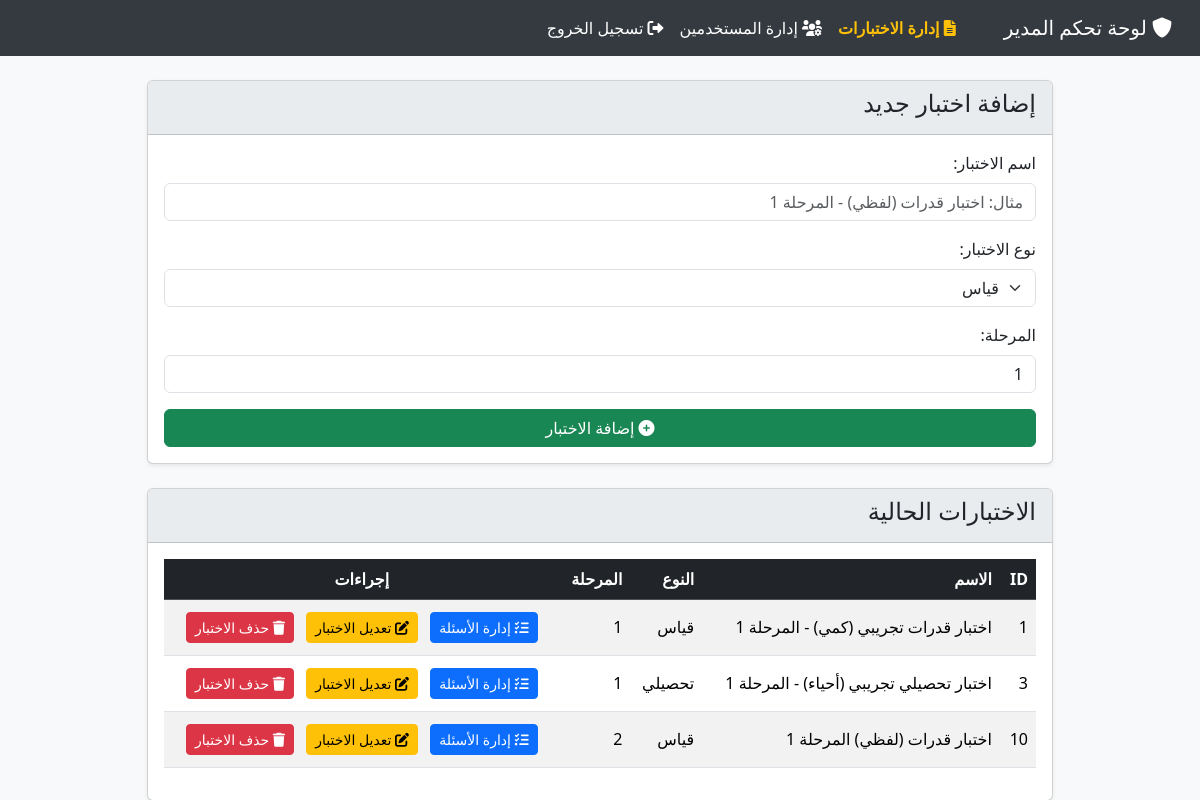
Page /admin/manage-tests (signed in) on the committed database.
### tables this page shows
CREATE TABLE tests (
            id INTEGER PRIMARY KEY AUTOINCREMENT,
            name TEXT NOT NULL,
            type TEXT NOT NULL CHECK(type IN ('قياس', 'تحصيلي')),
            level INTEGER NOT NULL DEFAULT 1
        );

### app.py (the view, shortened to what this page needs)
@admin_bp.route('/manage-tests', methods=['GET', 'POST'])
def manage_tests():
    conn = None
    current_tests = []
    try:
        conn = get_db()
        cursor = conn.cursor()
        cursor.execute("SELECT id, name, type, level FROM tests ORDER BY id ASC")
        current_tests = cursor.fetchall()
    except sqlite3.Error as e:
        flash(f'حدث خطأ أثناء جلب الاختبارات: {e}', 'danger')
    finally:
        if conn:
            conn.close()
    return render_template('admin/manage_tests.html', current_tests=current_tests)

### app.py (called while the page is built)
@admin_bp.before_request
def require_admin_login():
    if 'user_id' not in session:
        flash('الرجاء تسجيل الدخول للوصول لهذه الصفحة.', 'warning')
        return redirect(url_for('login'))
    if session.get('username') != 'admin':
        flash('ليس لديك الصلاحيات الكافية.', 'danger')
        return redirect(url_for('dashboard')) # Redirect non-admins away

@app.context_processor
def inject_now():
    return {'now': dt.utcnow}

def get_db():
    conn = sqlite3.connect(DATABASE)
    conn.row_factory = sqlite3.Row
    conn.execute("PRAGMA foreign_keys = ON") # Enable foreign key support for cascade delete
    return conn

### templates/admin/manage_tests.html (shortened to what this page needs)
{% extends "admin/admin_base.html" %}
{% block content %}
<div class="container mt-4">
  <div class="row">
    <div class="col-md-10 mx-auto">
      <div class="card shadow-sm mb-4">
        <div class="card-header">
          <h4>إضافة اختبار جديد</h4>
        </div>
        <div class="card-body">
          <form
            action="{{ url_for('admin.manage_tests') }}"
            method="POST"
          >
            <div class="mb-3">
              <label for="test_name" class="form-label">اسم الاختبار:</label>
              <input
                type="text"
                class="form-control"
                id="test_name"
                name="test_name"
                placeholder="مثال: اختبار قدرات (لفظي) - المرحلة 1"
                required
              />
            </div>
            <div class="mb-3">
              <label for="test_type" class="form-label">نوع الاختبار:</label>
              <select class="form-select" id="test_type" name="test_type" required>
                <option value="قياس" selected>قياس</option>
              </select>
            </div>
            <div class="mb-3">
              <label for="test_level" class="form-label">المرحلة:</label>
              <input
                type="number"
                class="form-control"
                id="test_level"
                name="test_level"
                min="1"
                value="1"
                required
              />
            </div>
            <button type="submit" class="btn btn-success w-100">
              <i class="fas fa-plus-circle"></i> إضافة الاختبار
            </button>
          </form>
        </div>
      </div>
      <div class="card shadow-sm">
        <div class="card-header">
          <h4>الاختبارات الحالية</h4>
        </div>
        <div class="card-body">
          {% if current_tests %}
          <div class="table-responsive">
            <table class="table table-striped table-hover align-middle">
              <thead class="table-dark">
                <tr>
                  <th>ID</th>
                  <th>الاسم</th>
                  <th>النوع</th>
                  <th>المرحلة</th>
                  <th class="text-center">إجراءات</th>
                </tr>
              </thead>
              <tbody>
                {% for test in current_tests %}
                <tr>
                  <td>{{ test.id }}</td>
                  <td>{{ test.name }}</td>
                  <td>{{ test.type }}</td>
                  <td>{{ test.level }}</td>
                  <td class="text-center">
                    <a href="{{ url_for('admin.manage_questions', test_id=test.id) }}" class="btn btn-primary btn-sm m-1">
                      <i class="fas fa-tasks"></i> إدارة الأسئلة
                    </a>
                    <a href="#" class="btn btn-warning btn-sm m-1"> <i class="fas fa-edit"></i> تعديل الاختبار
                    </a>
                    <a href="{{ url_for('admin.delete_test', test_id=test.id) }}"
                       class="btn btn-danger btn-sm m-1"
                       onclick="return confirm('تحذير خطير! هل أنت متأكد من حذف الاختبار \'{{ test.name }}\'؟ سيتم حذف جميع أسئلة هذا الاختبار وجميع نتائج المستخدمين المتعلقة به بشكل دائم ولا يمكن التراجع عن هذا الإجراء.');">
                       <i class="fas fa-trash"></i> حذف الاختبار
                    </a>
                  </td>
                </tr>
                {% endfor %}
              </tbody>
            </table>
          </div>
          {% else %}
          <p class="text-center text-muted">لا توجد اختبارات مضافة حالياً.</p>
          {% endif %}
        </div>
      </div>
    </div>
  </div>
</div>
{% endblock %}

### templates/admin/admin_base.html (shortened to what this page needs)
<!DOCTYPE html>
<html lang="ar" dir="rtl">
<head>
    <link href="https://cdn.jsdelivr.net/npm/bootstrap@5.3.2/dist/css/bootstrap.min.css" rel="stylesheet">
    <link rel="stylesheet" href="https://cdnjs.cloudflare.com/ajax/libs/font-awesome/6.0.0-beta3/css/all.min.css">
</head>
<body>
    <nav class="navbar navbar-expand-lg navbar-dark mb-4">
        <div class="container-fluid">
            <a class="navbar-brand" href="{{ url_for('admin.index') }}">
                <i class="fas fa-shield-alt"></i>
                لوحة تحكم المدير
            </a>
            <div class="collapse navbar-collapse" id="adminNav">
                <ul class="navbar-nav ms-auto mb-2 mb-lg-0">
                    <li class="nav-item">
                        <a class="nav-link {% if request.endpoint == 'admin.manage_tests' %}active{% endif %}" href="{{ url_for('admin.manage_tests') }}">
                            <i class="fas fa-file-alt"></i> إدارة الاختبارات
                        </a>
                    </li>
                    <li class="nav-item">
                        <a class="nav-link {% if request.endpoint == 'admin.manage_users' %}active{% endif %}" href="{{ url_for('admin.manage_users') }}">
                            <i class="fas fa-users-cog"></i> إدارة المستخدمين
                        </a>
                    </li>
                    <li class="nav-item">
                        <a class="nav-link text-warning" href="{{ url_for('logout') }}">
                            <i class="fas fa-sign-out-alt"></i> تسجيل الخروج
                        </a>
                    </li>
                </ul>
            </div>
        </div>
    </nav>
    <main class="container">
        {% block content %}
        {% endblock %}
    </main>
</body>
</html>

### templates/admin/admin_base.html (style rules this page uses)
body { background-color: #f8f9fa; }
.navbar { background-color: #343a40; }
.navbar-brand, .nav-link { color: #ffffff !important; }
.card-header { background-color: #e9ecef; }
.navbar-nav .nav-link.active { font-weight: bold; color: #ffc107 !important; }

### rows in the picture
tests: id "1", name "اختبار قدرات تجريبي (كمي) - المرحلة 1", type "قياس", level "1"
tests: id "3", name "اختبار تحصيلي تجريبي (أحياء) - المرحلة 1", type "تحصيلي", level "1"
tests: id "10", name "اختبار قدرات (لفظي) المرحلة 1", type "قياس", level "2"
